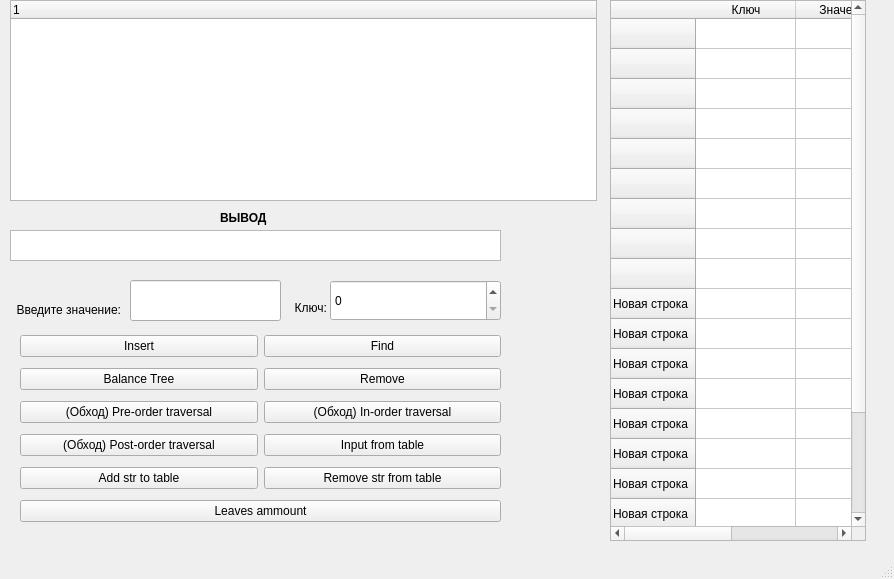
<?xml version="1.0" encoding="UTF-8"?>
<ui version="4.0">
 <class>MainWindow</class>
 <widget class="QMainWindow" name="MainWindow">
  <property name="geometry">
   <rect>
    <x>0</x>
    <y>0</y>
    <width>894</width>
    <height>579</height>
   </rect>
  </property>
  <property name="windowTitle">
   <string>MainWindow</string>
  </property>
  <widget class="QWidget" name="centralwidget">
   <widget class="QLabel" name="label">
    <property name="geometry">
     <rect>
      <x>220</x>
      <y>210</y>
      <width>58</width>
      <height>16</height>
     </rect>
    </property>
    <property name="font">
     <font>
      <weight>75</weight>
      <bold>true</bold>
     </font>
    </property>
    <property name="text">
     <string>ВЫВОД</string>
    </property>
   </widget>
   <widget class="QTableWidget" name="tableWidget">
    <property name="geometry">
     <rect>
      <x>610</x>
      <y>0</y>
      <width>256</width>
      <height>541</height>
     </rect>
    </property>
    <row>
     <property name="text">
      <string/>
     </property>
    </row>
    <row>
     <property name="text">
      <string/>
     </property>
    </row>
    <row>
     <property name="text">
      <string/>
     </property>
    </row>
    <row>
     <property name="text">
      <string/>
     </property>
    </row>
    <row>
     <property name="text">
      <string/>
     </property>
    </row>
    <row>
     <property name="text">
      <string/>
     </property>
    </row>
    <row>
     <property name="text">
      <string/>
     </property>
    </row>
    <row>
     <property name="text">
      <string/>
     </property>
    </row>
    <row>
     <property name="text">
      <string/>
     </property>
    </row>
    <row>
     <property name="text">
      <string>Новая строка</string>
     </property>
    </row>
    <row>
     <property name="text">
      <string>Новая строка</string>
     </property>
    </row>
    <row>
     <property name="text">
      <string>Новая строка</string>
     </property>
    </row>
    <row>
     <property name="text">
      <string>Новая строка</string>
     </property>
    </row>
    <row>
     <property name="text">
      <string>Новая строка</string>
     </property>
    </row>
    <row>
     <property name="text">
      <string>Новая строка</string>
     </property>
    </row>
    <row>
     <property name="text">
      <string>Новая строка</string>
     </property>
    </row>
    <row>
     <property name="text">
      <string>Новая строка</string>
     </property>
    </row>
    <row>
     <property name="text">
      <string>Новая строка</string>
     </property>
    </row>
    <row>
     <property name="text">
      <string>Новая строка</string>
     </property>
    </row>
    <row>
     <property name="text">
      <string>Новая строка</string>
     </property>
    </row>
    <column>
     <property name="text">
      <string>Ключ</string>
     </property>
    </column>
    <column>
     <property name="text">
      <string>Значение</string>
     </property>
    </column>
   </widget>
   <widget class="QLineEdit" name="infoLineEdit">
    <property name="geometry">
     <rect>
      <x>130</x>
      <y>280</y>
      <width>151</width>
      <height>41</height>
     </rect>
    </property>
   </widget>
   <widget class="QLabel" name="label_3">
    <property name="geometry">
     <rect>
      <x>0</x>
      <y>300</y>
      <width>121</width>
      <height>20</height>
     </rect>
    </property>
    <property name="text">
     <string>Введите значение:</string>
    </property>
    <property name="alignment">
     <set>Qt::AlignRight|Qt::AlignTrailing|Qt::AlignVCenter</set>
    </property>
   </widget>
   <widget class="QLabel" name="label_2">
    <property name="geometry">
     <rect>
      <x>290</x>
      <y>300</y>
      <width>37</width>
      <height>16</height>
     </rect>
    </property>
    <property name="text">
     <string>Ключ:</string>
    </property>
    <property name="alignment">
     <set>Qt::AlignRight|Qt::AlignTrailing|Qt::AlignVCenter</set>
    </property>
   </widget>
   <widget class="QSpinBox" name="keySpinBox">
    <property name="geometry">
     <rect>
      <x>330</x>
      <y>280</y>
      <width>171</width>
      <height>41</height>
     </rect>
    </property>
   </widget>
   <widget class="QPlainTextEdit" name="resLAbel">
    <property name="geometry">
     <rect>
      <x>10</x>
      <y>230</y>
      <width>491</width>
      <height>31</height>
     </rect>
    </property>
   </widget>
   <widget class="QTreeWidget" name="treeWidget">
    <property name="geometry">
     <rect>
      <x>10</x>
      <y>0</y>
      <width>587</width>
      <height>201</height>
     </rect>
    </property>
    <column>
     <property name="text">
      <string notr="true">1</string>
     </property>
    </column>
   </widget>
   <widget class="QWidget" name="layoutWidget">
    <property name="geometry">
     <rect>
      <x>20</x>
      <y>330</y>
      <width>481</width>
      <height>200</height>
     </rect>
    </property>
    <layout class="QGridLayout" name="gridLayout">
     <item row="0" column="0">
      <widget class="QPushButton" name="insertButton">
       <property name="text">
        <string>Insert</string>
       </property>
      </widget>
     </item>
     <item row="0" column="1">
      <widget class="QPushButton" name="findButton">
       <property name="text">
        <string>Find</string>
       </property>
      </widget>
     </item>
     <item row="1" column="0">
      <widget class="QPushButton" name="balanceButton">
       <property name="text">
        <string>Balance Tree</string>
       </property>
      </widget>
     </item>
     <item row="1" column="1">
      <widget class="QPushButton" name="removeButton">
       <property name="text">
        <string>Remove</string>
       </property>
      </widget>
     </item>
     <item row="2" column="0">
      <widget class="QPushButton" name="preorderButton">
       <property name="text">
        <string>(Обход) Pre-order traversal</string>
       </property>
      </widget>
     </item>
     <item row="2" column="1">
      <widget class="QPushButton" name="inorderButton">
       <property name="text">
        <string>(Обход) In-order traversal</string>
       </property>
      </widget>
     </item>
     <item row="3" column="0">
      <widget class="QPushButton" name="postorderButton">
       <property name="text">
        <string>(Обход) Post-order traversal</string>
       </property>
      </widget>
     </item>
     <item row="3" column="1">
      <widget class="QPushButton" name="inputButton">
       <property name="text">
        <string>Input from table</string>
       </property>
      </widget>
     </item>
     <item row="4" column="0">
      <widget class="QPushButton" name="addStringButton">
       <property name="text">
        <string>Add str to table</string>
       </property>
      </widget>
     </item>
     <item row="4" column="1">
      <widget class="QPushButton" name="removeStringButton">
       <property name="text">
        <string>Remove str from table</string>
       </property>
      </widget>
     </item>
     <item row="5" column="0" colspan="2">
      <widget class="QPushButton" name="leavesButton">
       <property name="text">
        <string>Leaves ammount</string>
       </property>
      </widget>
     </item>
    </layout>
   </widget>
  </widget>
  <widget class="QMenuBar" name="menubar">
   <property name="geometry">
    <rect>
     <x>0</x>
     <y>0</y>
     <width>894</width>
     <height>22</height>
    </rect>
   </property>
  </widget>
  <widget class="QStatusBar" name="statusbar"/>
 </widget>
 <resources/>
 <connections/>
</ui>
